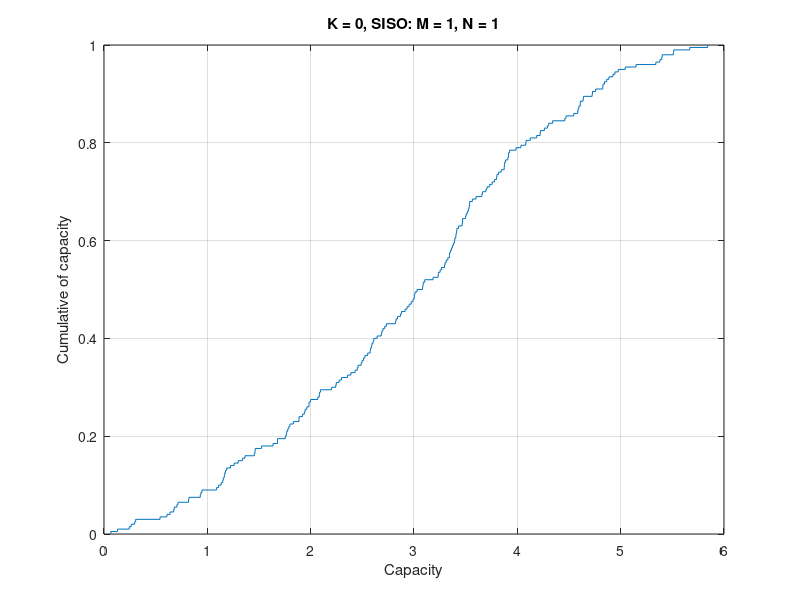

Reproduce this figure in MATLAB.
% H: N X M?

% H_los: all elements equal to 1

% SNR: N=1 for all antenna -> SNR = P (remember to convert from dB to units)
% to find linear from dB: x = 10^(dB/10)

% dB = 10*log_10(x)

% generate H using randN

% ES 1

% Compute and plot the CDF of capacity for the 
% case of SISO AWGN( K = infinite ?) and SISO Rayleigh fading 
% channel (K=0) at 10 dB SNR.
% SISO -> N = 1, M = 1

% SISO Rayleigh
N = 1;
M = 1;

total_iterations = 200;

Capacities = zeros(1, total_iterations);

for j = 1:total_iterations
    % H must be complex
    H = (1/sqrt(2))*(randn(N, M) + i*randn(N,M));
        
    Identity_N = eye(N);
    Identity_M = eye(M);
    
    P = 10;
    Q = (P/M)*Identity_M;
    
    trace_Q = trace(Q);
    
    Capacities(j) = log2(det(Identity_N + H*Q*ctranspose(H)));
end

cdfplot(Capacities)
xlabel("Capacity")
ylabel("Cumulative of capacity")
title('K = 0, SISO: M = 1, N = 1')





